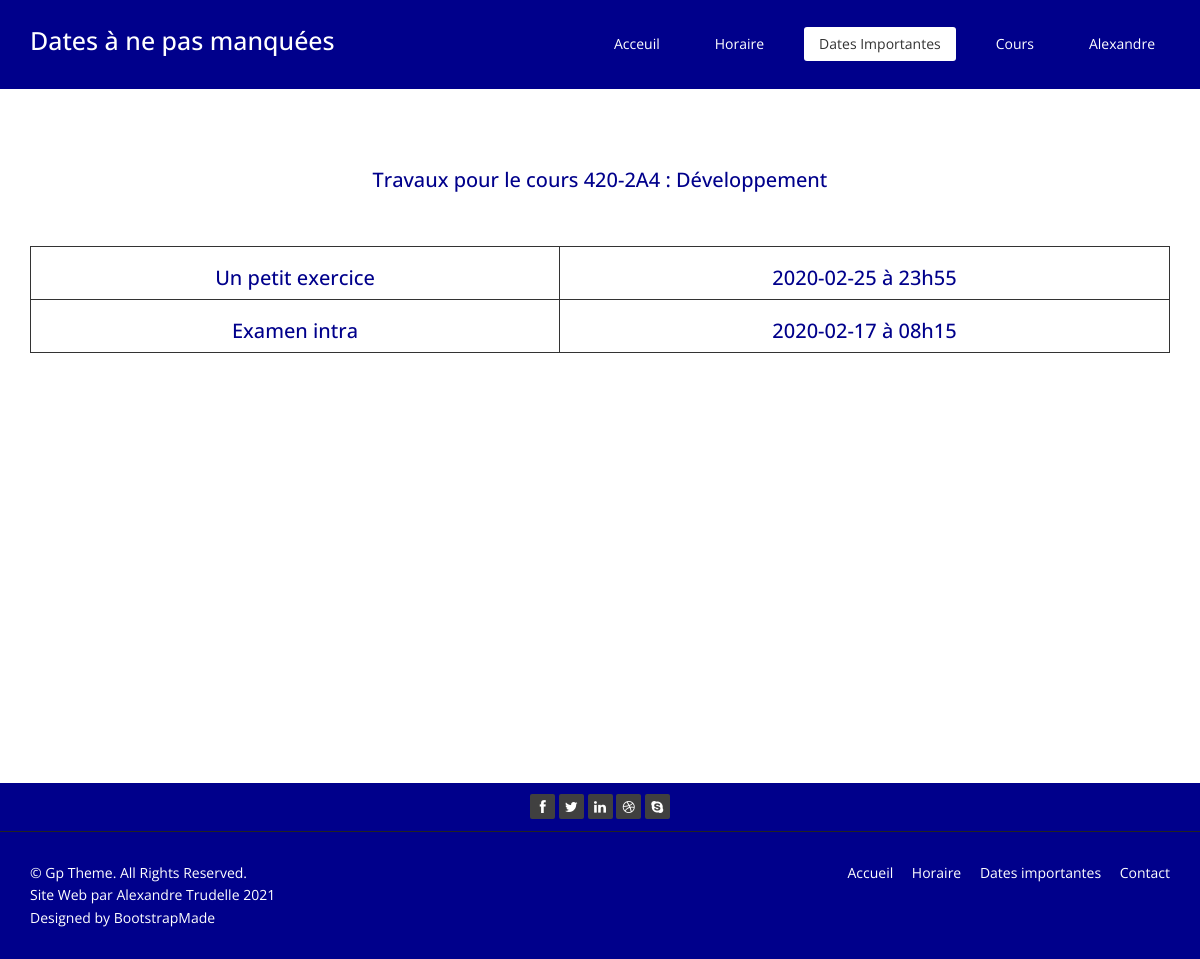
The page /dates-importantes.php?cours_id=1 (signed in) on the database its author committed.
### tables this page shows
CREATE TABLE `pages` (
  `id` int(11) NOT NULL,
  `url` varchar(255) NOT NULL,
  `titre` varchar(60) NOT NULL,
  `description` varchar(150) NOT NULL,
  `h1` varchar(100) NOT NULL,
  `public` tinyint(1) NOT NULL,
  `texte` longtext NOT NULL,
  `modification` datetime NOT NULL
);

CREATE TABLE `cours` (
  `id` int(11) NOT NULL,
  `code` varchar(10) NOT NULL,
  `titre` varchar(255) NOT NULL,
  `saison_id` int(11) NOT NULL,
  `annee` int(11) NOT NULL,
  `professeur` varchar(255) NOT NULL
);

CREATE TABLE `travaux` (
  `id` int(11) NOT NULL,
  `cours_id` int(11) NOT NULL,
  `titre` varchar(50) NOT NULL,
  `tempsestime` varchar(255) DEFAULT NULL,
  `avancement` decimal(5,2) DEFAULT NULL,
  `dateremise` datetime NOT NULL,
  `sommatif` tinyint(1) NOT NULL,
  `corrigesur` decimal(5,2) NOT NULL,
  `note` decimal(5,2) DEFAULT NULL,
  `ponderation` decimal(5,2) DEFAULT NULL
);

### include/configuration.inc (called while the page is built, shortened)
<?php
$nomPage = basename($_SERVER['SCRIPT_NAME']);

### dates-importantes.php (the view, shortened to what this page needs)
<?php
require 'include/configuration.inc';
require 'include/entete.inc';
?>
    <link href="css/bootstrap.min.css" rel="stylesheet">
    <link rel="stylesheet" href="css/font-awesome.min.css">
    <link href="css/animate.min.css" rel="stylesheet">
    <link href="css/prettyPhoto.css" rel="stylesheet">
    <link href="css/style.css" rel="stylesheet">
    <link href="css/responsive.css" rel="stylesheet">
    <link href="css/messtyles.css" rel="stylesheet">
    <div class="container text-center padding  ">
        <?php
        if (isset($_GET['cours_id'])) {
            $cours_id = $_GET['cours_id'];
            $requete = "SELECT code, titre FROM cours WHERE id='$cours_id'";
            $stmt = $mysqli->prepare($requete);
            if ($stmt) {
                $stmt->execute();
                $stmt->store_result();
                if (0 == $stmt->errno) {
                    if ($stmt->num_rows > 0) {
                        $stmt->bind_result($code, $titre);
                        while ($stmt->fetch()) {
                            echo "<h2>Travaux pour le cours $code : $titre</h2> ";
                        }
                        $requete = "SELECT titre, dateremise FROM travaux WHERE cours_id='$cours_id'";
                        $stmt = $mysqli->prepare($requete);
                        if ($stmt) {
                            $stmt->execute();
                            $stmt->store_result();
                            if (0 == $stmt->errno) {
                                if ($stmt->num_rows > 0) {
                                    $stmt->bind_result($titre, $dateremise);
                                    echo '<table>';
                                    while ($stmt->fetch()) {
                                        $date1= date(" Y-m-d à H\hi", strtotime($dateremise));
                                        echo"<br>";
                                        echo "<tr><td><h2> $titre </h2></td><td><h2>$date1</h2></td></tr>";
                                    }
                                    echo '</table>';
                                } else {
                                    echo "<p>Aucun travaux n'est a remettre pour ce cours</p>";
                                    $stmt->close();
                                }
                            }
                        }
                    }
                    else{
                        echo "<p>Désolé ce cours n'est pas disponible</p>";
                        $stmt->close();
                    }
                }
            }
        }
        else {
            echo "<p>Aucun cours n'a été trouvé, veuillez recomencer</p>";
        }
        ?>
    </div>
<?php
  require 'include/pied-page.inc';
  ?>

### include/entete.inc (shortened to what this page needs)
<!DOCTYPE html>
<html lang="fr-CA" >
<?php
$requete = "SELECT * FROM pages WHERE url='$nomPage'";
$resultat = $mysqli->query($requete);
$enreg = $resultat->fetch_row();
$h1=$enreg[4];
if (isset($_SESSION['prenom'])) {
    $prenom =$_SESSION['prenom'];
}
if (isset($_SESSION['nomfamille'])) {
    $nomfamille =$_SESSION['nomfamille'];
}
?>
<head>
    <link href="" rel="stylesheet">
</head>
<body class="homepage  ">
<header id="header">
    <nav class="navbar navbar-fixed-top">
        <div class="container">
            <div class="navbar-header">
                <?php
                echo" <h1 class=\"navbar-brand\" >$h1</h1>";
                ?>
            </div>
            <div class="collapse navbar-collapse navbar-right">
                <ul class="nav navbar-nav">
                    <?php
                    if ($nomPage == "index.php") {
                        echo"<li class=\"active\"><a href=\"../index.php\">Acceuil</a></li>";
                        echo"<li><a class=\"\" href=\"../horaire.php\">Horaire</a></li>";
                        echo"<li><a class=\"\" href=\"../dates-importantes.php\">Dates Importantes</a></li>";
                        echo"<li><a class=\"\" href=\"../cours.php\">Cours</a></li>";
                        if ($prenom!=null && $nomfamille!=null){
                            echo" <li class=\"nav-item dropdown\">
                          <a class=\"nav-link dropdown-toggle\" >
                          $prenom
                         </a>
                         <div class=\"dropdown-menu\">
                         <a class=\"dropdown-item\" href=\"../deconnecter.php\">Déconnexion</a>
                         </div>
                         </li>";
                        }
                        else{
                            echo"<li class=\"\"><a href=\"../authentification.php\">Authentification</a></li>";
                        }
                    }
                    else if ($nomPage == "dates-importantes.php") {
                        echo"<li><a class=\"\" href=\"../index.php\">Acceuil</a></li>";
                        echo"<li><a class=\"\" href=\"../horaire.php\">Horaire</a></li>";
                        echo"<li class=\"active\"><a href=\"../dates-importantes.php\">Dates Importantes</a></li>";
                        echo"<li><a class=\"\" href=\"../cours.php\">Cours</a></li>";
                        if ($prenom!=null && $nomfamille!=null){
                            echo" <li class=\"nav-item dropdown\">
                          <a class=\"nav-link dropdown-toggle\" >
                          $prenom
                         </a>
                         <div class=\"dropdown-menu\">
                         <a class=\"dropdown-item\" href=\"../deconnecter.php\">Déconnexion</a>
                         </div>
                         </li>";
                        }
                        else{
                            echo"<li class=\"\"><a href=\"../authentification.php\">Authentification</a></li>";
                        }
                    }
                    ?>
                </ul>
            </div>
        </div>
    </nav>
</header>
<section  id="bienvenue" class="text-right">
</section >
<section id="middle"

### css/style.css (style rules this page uses)
body { background: #ffffff; font-family:'Open Sans', Arial, sans-serif; color:#333; line-height:1.6em; }
h1, h2, h3, h4, h5, h6 { font-weight:500; font-family:'Open Sans', Arial, sans-serif; color:#333; }
h1 { font-size: 36px; color:#fff; }
h2 { font-size: 20px; }
a { color: #E8CE0E; -webkit-transition: color 300ms, background-color 300ms; -moz-transition: color 300ms, background-color 300ms; -o-transition: color 300ms, background-color 300ms; transition: color 300ms, background-color 300ms; }
body > section { padding: 70px 0; }
.navbar>.container .navbar-brand { margin-left: 0; }
.navbar-brand { padding: 0; margin:0; color:#E8CE0E; }
.navbar { border-radius: 0; margin-bottom: 0; background: #151515; padding: 15px 0; padding-bottom: 0; }
.navbar-nav { margin-top: 12px; }
.navbar-nav>li { margin-left: 25px; padding-bottom: 28px; }
.navbar-fixed-top .navbar-nav > li > a { padding: 5px 15px; margin: 0; border-radius: 3px; color: #fff; line-height: 24px; display: inline-block; }
.navbar-fixed-top { border: none; }
.navbar-fixed-top .navbar-brand { font-size: 36px; line-height: 50px; color: #fff; }
.navbar-fixed-top .navbar-nav > .active > a, .navbar-fixed-top .navbar-nav > .active > a:hover, .navbar-fixed-top .navbar-nav > .active > a:focus, .navbar-fixed-top .navbar-nav > .open > a, .navbar-fixed-top .navbar-nav > .open > a:hover, .navbar-fixed-top .navbar-nav > .open > a:focus { background-color: #E8CE0E; color: #333; }
.navbar-fixed-top .navbar-collapse, .navbar-fixed-top .navbar-form { border-top: 0; padding-bottom: 0; }
#middle { background: #fff; margin-top:-90px; height: auto; }

### css/messtyles.css (style rules this page uses)
html, body { height: 100%; }
#middle { padding-top: 39px; }
.navbar-fixed-top .navbar-nav > .active > a { background: #ffffff ; }
.navbar-fixed-top .navbar-nav > .active > a, .navbar-fixed-top .navbar-nav > .active > a:hover, .navbar-fixed-top .navbar-nav > .active > a:focus, .navbar-fixed-top .navbar-nav > .open > a, .navbar-fixed-top .navbar-nav > .open > a:hover, .navbar-fixed-top .navbar-nav > .open > a:focus { background-color: #ffffff ; color: #333; }
table, td { border: 1px solid #333; text-align: center; size: 25px; color: darkblue; }
table { width: 100%; border: 10px; border-spacing: 10px; color: darkblue; }
.navbar { background: darkblue; }
h2 { font-size: 20px; color: darkblue; }
.padding { padding-top: 60px; }
.navbar-fixed-top .navbar-brand { font-size: 25px; line-height: 50px; color: #fff; }
a { color: white; }

### rows shown on the page
pages: h1 "Dates à ne pas manquées"
cours: code "420-2A4", titre "Développement"
travaux: titre "Un petit exercice", dateremise "2020-02-25 à 23h55"
travaux: titre "Examen intra", dateremise "2020-02-17 à 08h15"

### other values the page prints
$prenom "Alexandre"
